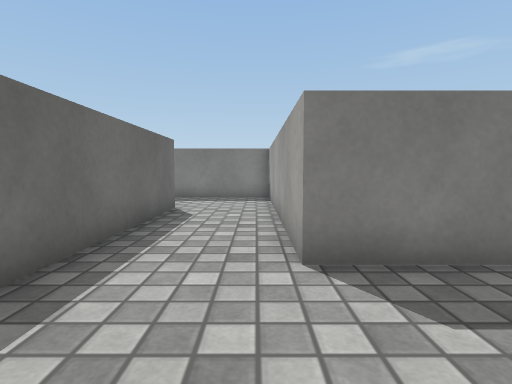
view 1 (above)

16 first-person views from a walk through a scene from a Unity 3-D project. The camera is 0.55 m above the floor, tilts 4° down and sees 80° across. The floor is counted in squares, 0.5 m on a side. Each view is taken from the middle of a square. On the plan, view 1 faces up. The plan holds only what a view shows up to about 12 squares ahead; the rest is blank. The player is left out. Surface patterns are stand-ins for the level's own textures.

view 2
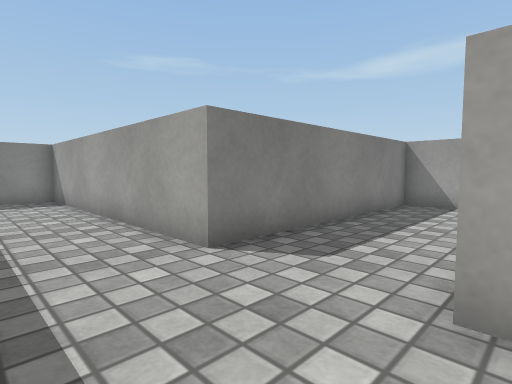

view 3
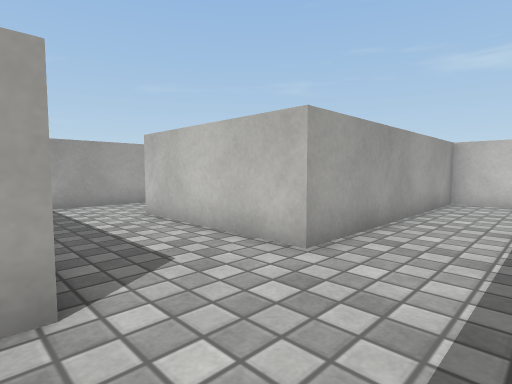

view 4
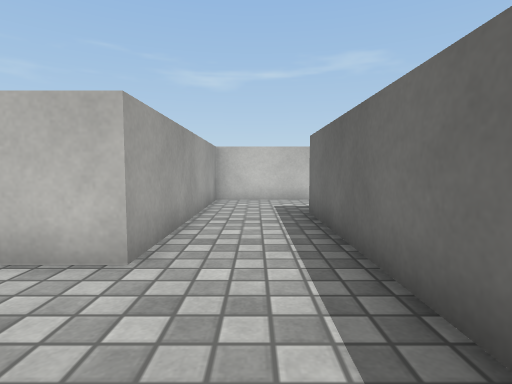

view 5
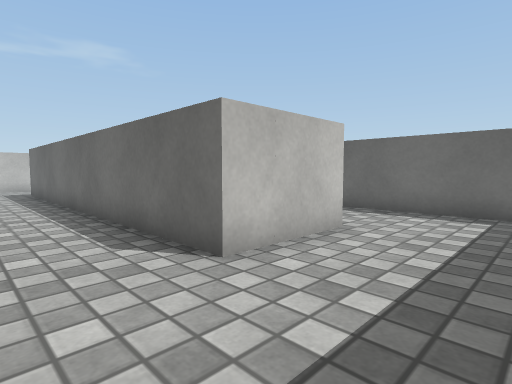

view 6
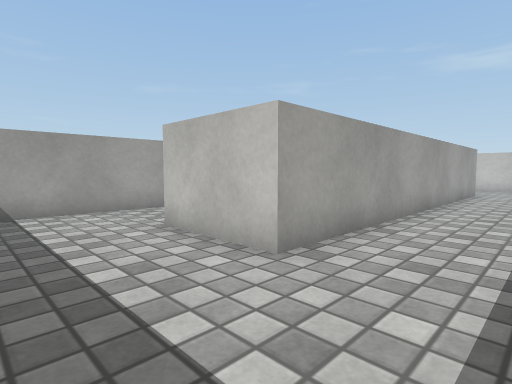

view 7
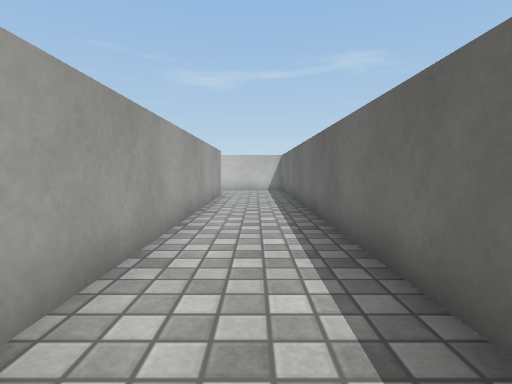

view 8
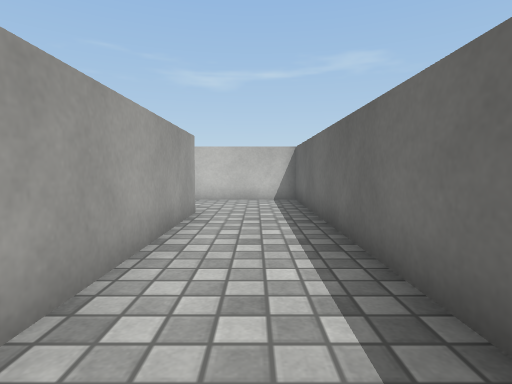

view 9
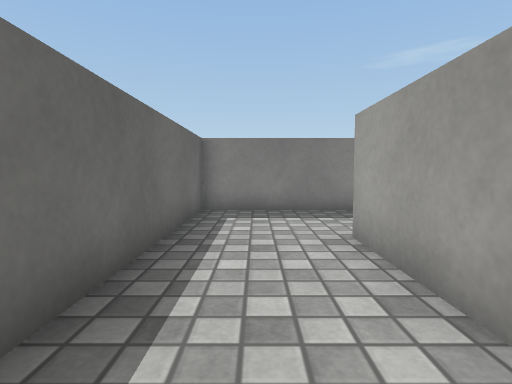

view 10
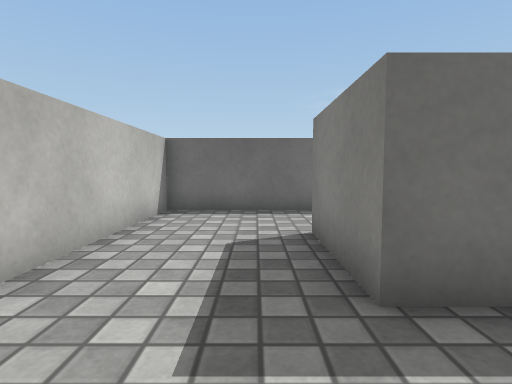

view 11
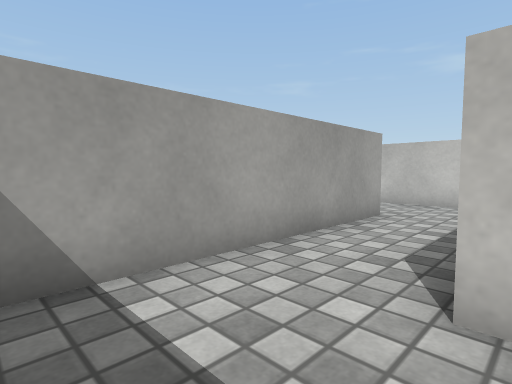

view 12
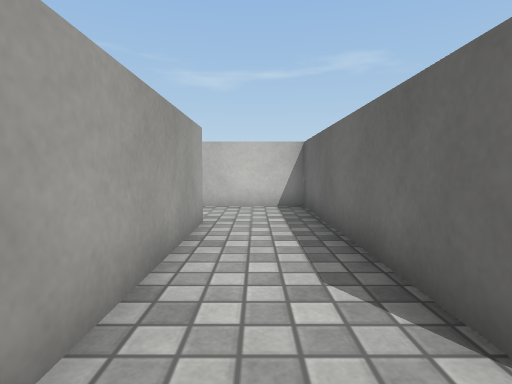

view 13
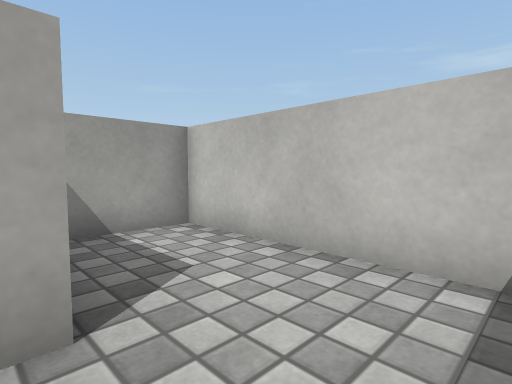

view 14
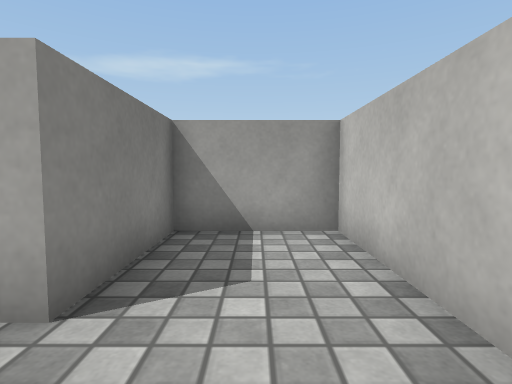

view 15
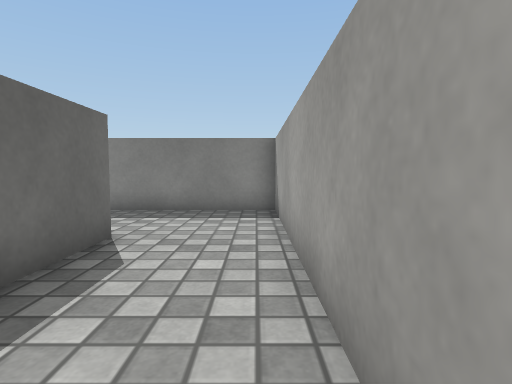

view 16
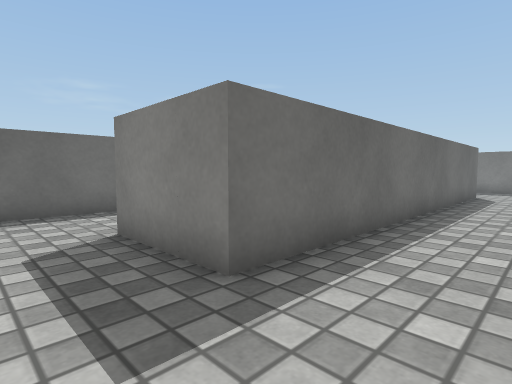

### Floor plan
Points are (right, up) in squares from view 1. A wall is a line through its corners. A room is listed if a view was taken in it or the views show most of it. See-through windows are left out.
Room 1 (views 1, 2, 3, 4, 5, 6, 7, 8, 9, 10, 11, 12, 13, 14, 15, 16)
walls: (0.5, 0.5) (5.5, 0.5) (5.5, -7.5) (11.5, -7.5) (11.5, -4.5) (8.1, -4.5) (8.1, 3.5) (0.5, 3.5) (0.5, 12.5) (-8.5, 12.5) (-8.5, -7.5) (0.5, -7.5) (0.5, 0.5); (-4.4, -4) (-5.4, -4) (-5.4, 9) (-4.4, 9); (-3.5, 9) (-2.4, 9) (-2.4, -4) (-3.5, -4)
objects: other object (-4, -4) to (-4, -3); other object (-4, 8) to (-4, 9)

Positions as (right, up) in squares from view 1, and headings:
1: (0, 0), facing up
2: (-2, 0), facing up-right
3: (-2, 4), facing down-right
4: (-1, 4), facing down
5: (0, 12), facing down-left
6: (-8, 12), facing down-right
7: (-7, 10), facing down
8: (-7, 4), facing down
9: (-7, 4), facing up
10: (0, -5), facing left
11: (5, 3), facing down-right
12: (7, 2), facing down
13: (6, -4), facing down-right
14: (6, -6), facing right
15: (0, 4), facing up
16: (0, -6), facing up-left
